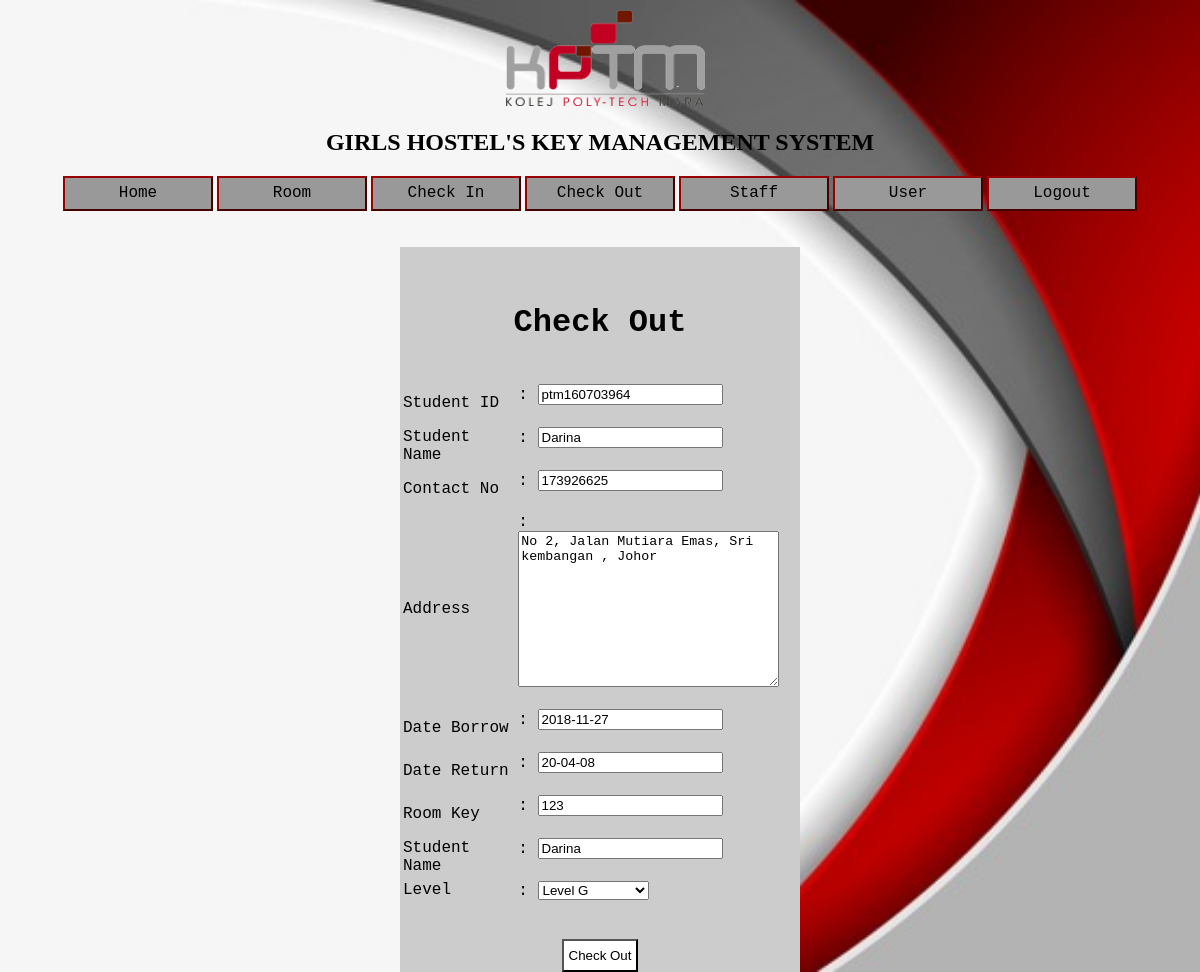
The app's page /checkout.php?StudId=ptm160703964 with its own data.
### tables this page shows
CREATE TABLE `checkin` (
  `StudID` varchar(20) NOT NULL,
  `StudName` text NOT NULL,
  `ContactNo` int(20) NOT NULL,
  `Address` varchar(100) NOT NULL,
  `DateBorrow` date NOT NULL,
  `RoomKey` varchar(10) NOT NULL,
  `Level` varchar(10) NOT NULL
);

### checkout.php (the view, shortened to what this page needs)
<html>
<head><title> Check Out Confirmation </title>
</head>
<body>
<?php
include('banner.php');
include('menu.php');
?>
<?php
include('dbcon.php');
?>
<br><br>
<center>
<div class="edit" align="center"><br />
<?php
if(isset($_GET['StudId']))
{
	$id = $_GET['StudId'];
	$sql = "Select * From checkin Where StudID = '$id'";
	$result = $con->query($sql);
	$row = $result->fetch_assoc();
}
?>
<form name="frmeditstudent" method="post" action="" style="background-color: #CCC;">
  <br><h1>Check Out</h1>
  <br />
<table>
<tr>
	<td> Student ID </td>
    <td> : <input name="id" type="text" Value="<?php echo $row['StudID'];?>" required><br /><br /></td>
</tr>
<tr>
	<td> Student Name </td>
    <td> : <input name= "name" type=""  Value="<?php echo $row['StudName'];?>" required><br /><br /></td>
</tr>
<tr>
	<td> Contact No </td>
    <td> : <input name="no" type="text"  Value="<?php echo $row['ContactNo'];?>" required><br /><br /></td>
</tr>
<tr>
	<td> Address </td>
    <td> : <textarea name="addr" required cols="30" rows="10"><?php echo $row['Address'];?></textarea><br /><br /></td>
</tr>
<tr>
	<td> Date Borrow </td>
    <td> : <input name="dateborrow" type="text" Value="<?php echo $row['DateBorrow'];?>" required><br /><br /></td>
</tr>
<tr>
	<td> Date Return </td>
    <td> : <input name="datereturn" type="text" Value="<?php echo date('y-m-d');?>" required><br /><br /></td>
</tr>
<tr>
	<td> Room Key </td>
    <td> : <input name="rk" type="text" Value="<?php echo $row['RoomKey'];?>" required><br /><br /></td>
</tr>
<tr>
	<td> Student Name </td>
    <td> : <input name= "name" type=""  Value="<?php echo $row['StudName'];?>" required><br /><br /></td>
</tr>
<tr>
	<td> Level </td>
    <td> : <Select name="lvl" required>
    		<?php
				 if($row['Level'] <> ' ')
 				{ echo "<option value=".$row['Level'].">".$row['Level']."</option>";}?>
					<option value="2">Level 2</option></select></td>
</tr>
</table>
<br /><br />
  <input type="submit" name = "delete" value="Check Out" class="button">
	</form>
</div>
</center>

### checkout.php (style rules this page uses)
body { background-image: url(""); }
.edit { width: 400px; height: 590px; background-color: #CCC; font-family: "Courier New", Courier, monospace; }
.button { padding:7px 5px 7px 5px; background-color:white; }

### banner.php (style rules this page uses)
body { background-image: url("lagi2.jpg"); background-repeat: no-repeat; background-size: cover; background-attachment: fixed; }

### menu.php (style rules this page uses)
body { font-family:"Verdana"; }

### records on screen
checkin: id "ptm160703964", name "Darina", no "173926625", addr "No 2, Jalan Mutiara Emas, Sri kembangan , Johor", dateborrow "2018-11-27", rk "123", lvl "Level G"
